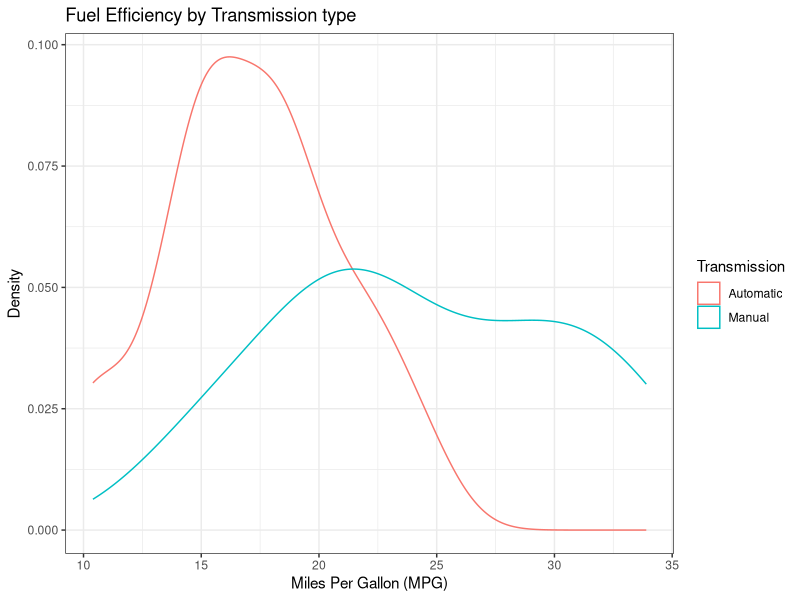
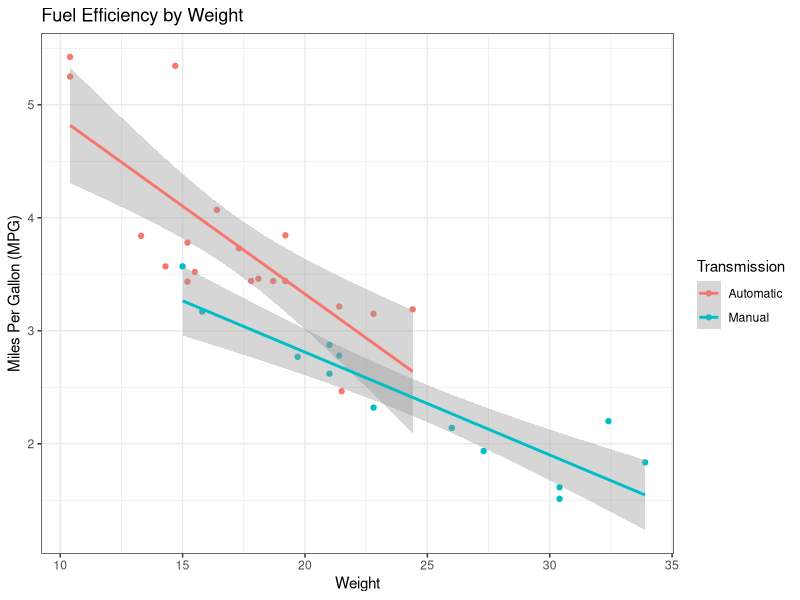
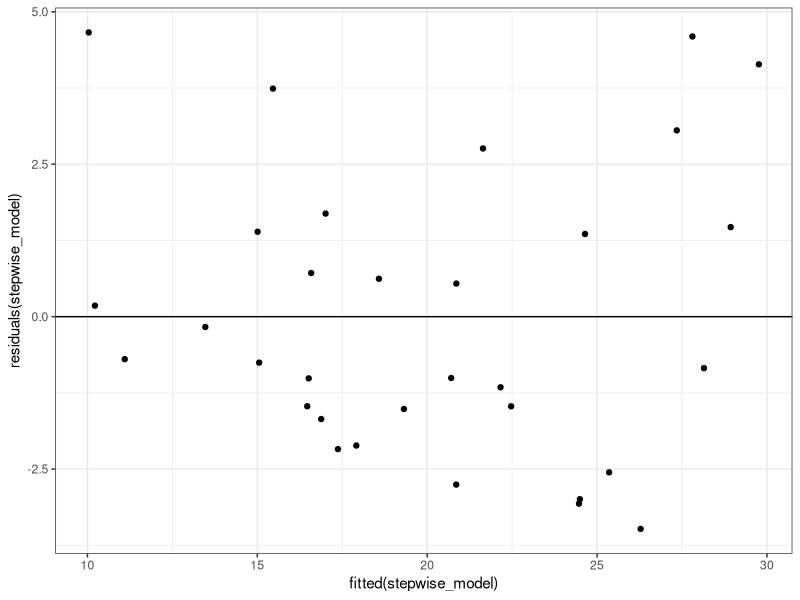
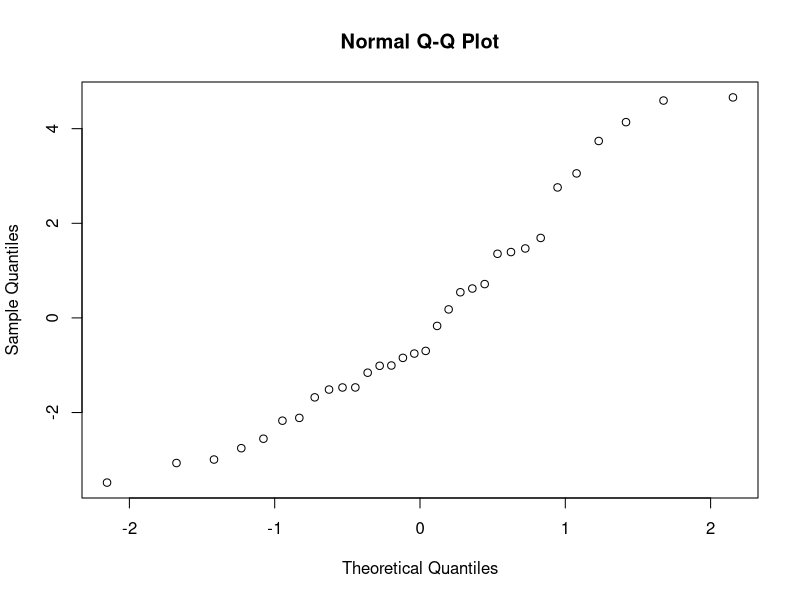

The R script that drew these images, in order:
library(ggplot2)
library(dplyr)
data(mtcars)
?mtcars
mtcars=tbl_df(mtcars)
mtcars




# Is an automatic or manual transmission better for MPG?
mtcars$Transmission=NA
mtcars$Transmission[which(mtcars$am==0)]="Automatic"
mtcars$Transmission[which(mtcars$am==1)]="Manual"

mtcars %>% group_by(Transmission) %>% summarise(min(mpg),mean(mpg),median(mpg),max(mpg))
t.test(data=mtcars,mpg~Transmission)







  


# Quantify the MPG difference between automatic and manual transmissions
mostly_numeric_model=lm(mpg~Transmission+cyl+hp+disp+drat+wt+qsec,data=mtcars)
summary(mostly_numeric_model)

stepwise_model=step(mostly_numeric_model,k=log(nrow(mtcars)))
summary(stepwise_model)

anova(mostly_numeric_model,stepwise_model, test="Chi")
# The P-value is larger than 0.05. So, according to our criterion, 
# we would fail to reject the more simplified model,



categorical_fit=lm(mpg~Transmission,data=mtcars)
summary(categorical_fit)

anova(stepwise_model, categorical_fit, test="Chi")
# The P-value is smaller than 0.05. So, according to our criterion, 
# we would reject the more simplified model,


ggplot(data=mtcars)+theme_bw()+geom_density(aes(x=mpg,color=Transmission))+
  ggtitle("Fuel Efficiency by Transmission type")+xlab("Miles Per Gallon (MPG)")+ylab("Density")


ggplot(data=mtcars)+theme_bw()+geom_point(aes(y=wt,x=mpg,color=Transmission))+
  geom_smooth(method=lm,aes(y=wt,x=mpg,color=Transmission))+
  ggtitle("Fuel Efficiency by Weight")+ylab("Miles Per Gallon (MPG)")+xlab("Weight")


qplot(fitted(stepwise_model),residuals(stepwise_model))+geom_hline(yintercept=0)+theme_bw()
qqnorm(residuals(stepwise_model))



 